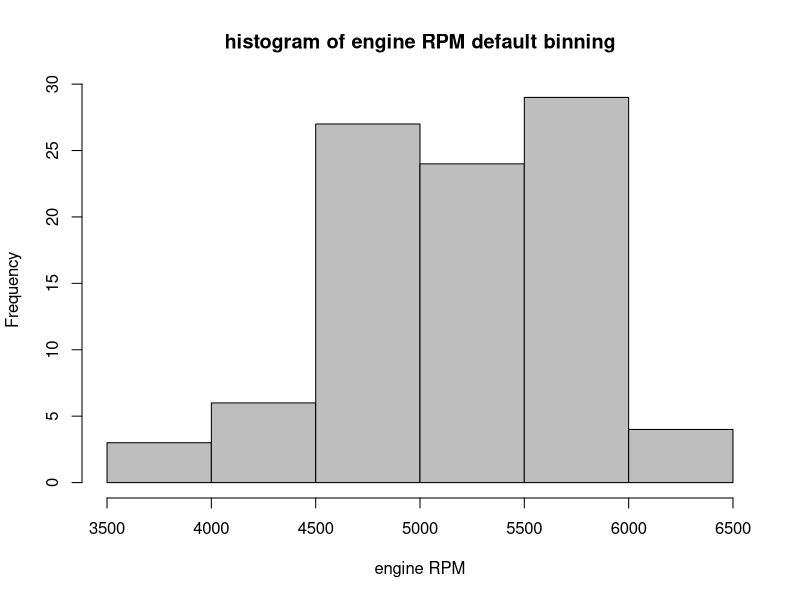
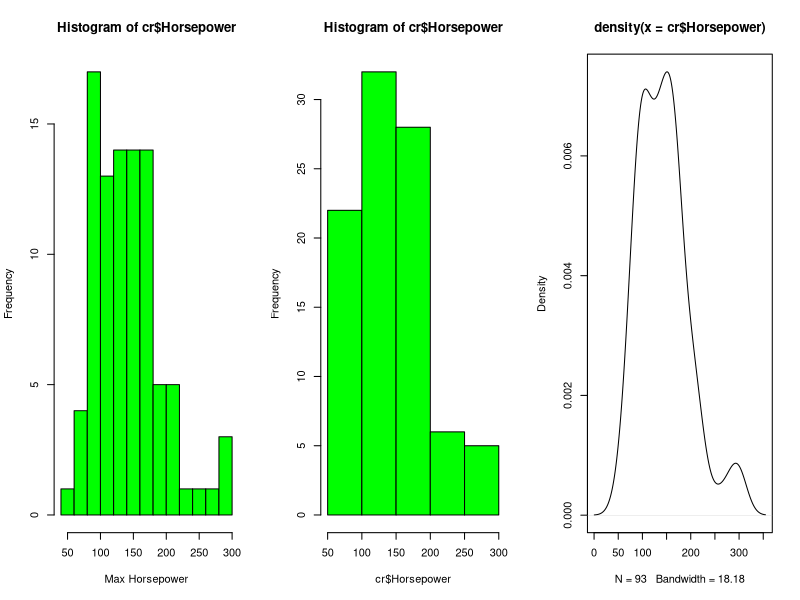
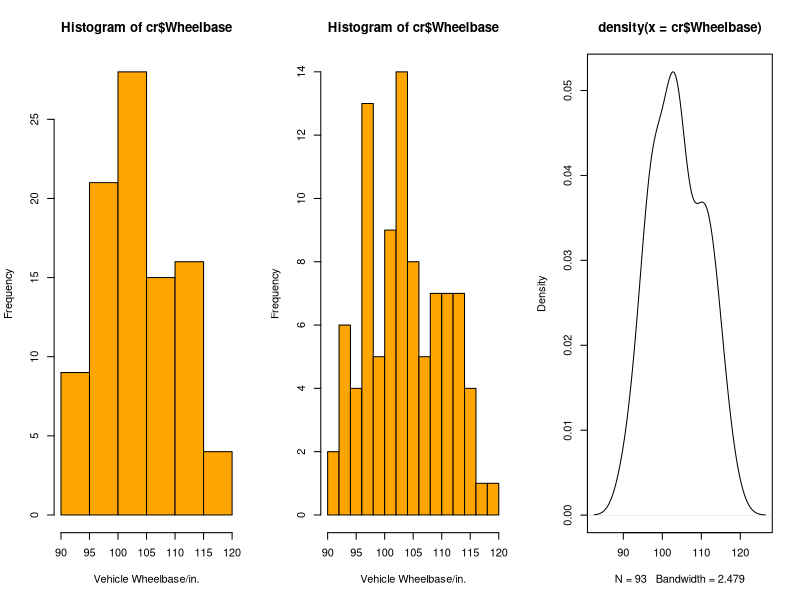
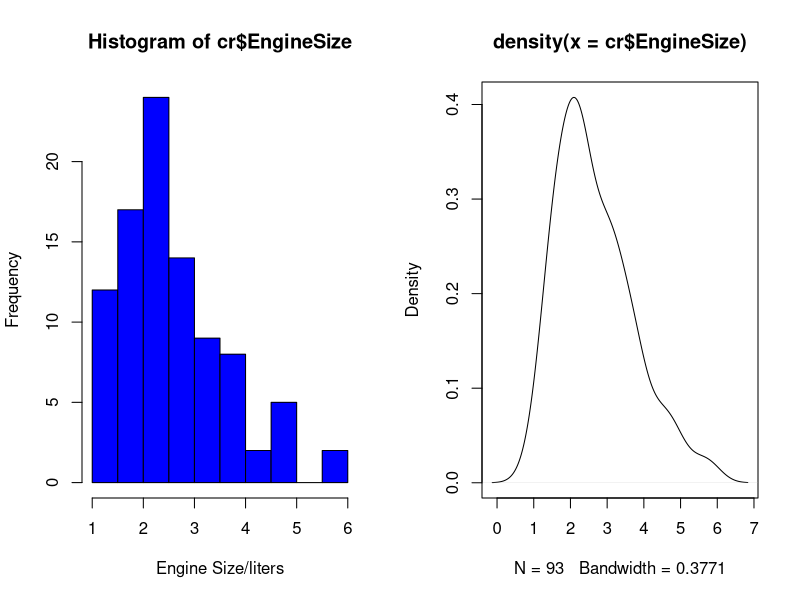
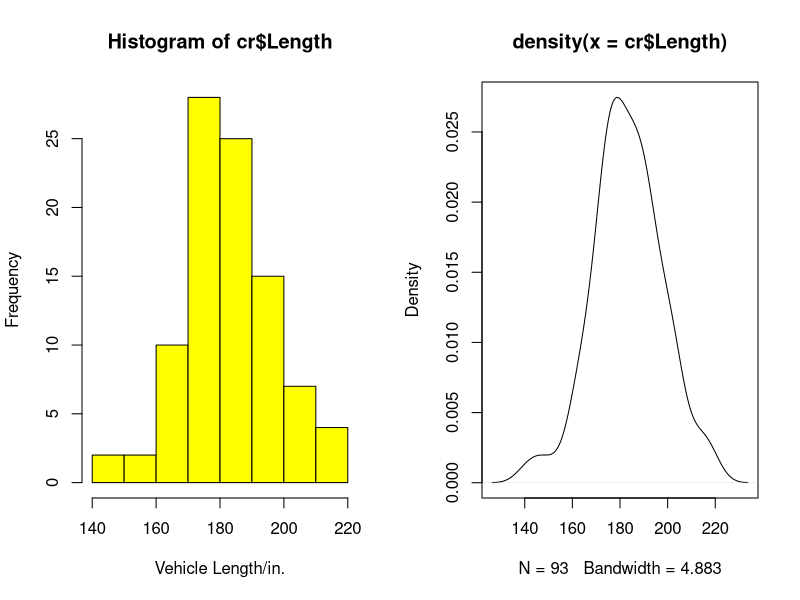
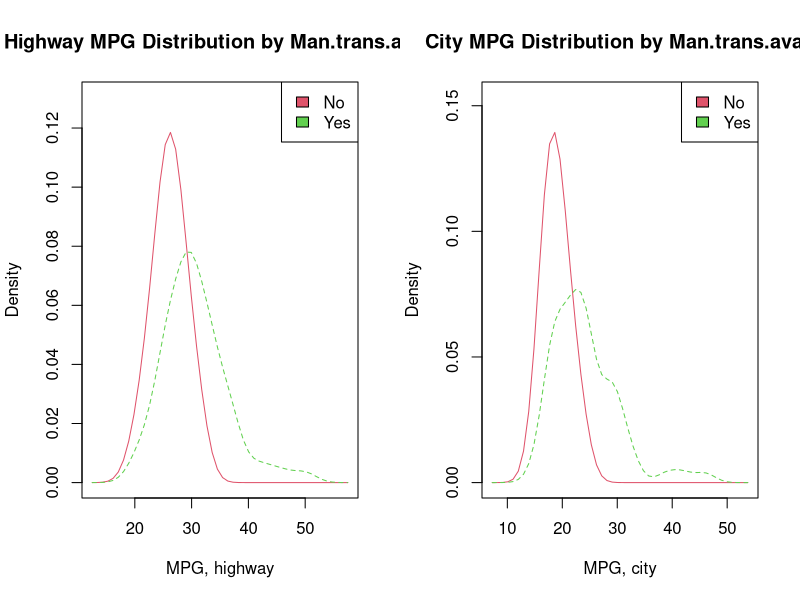
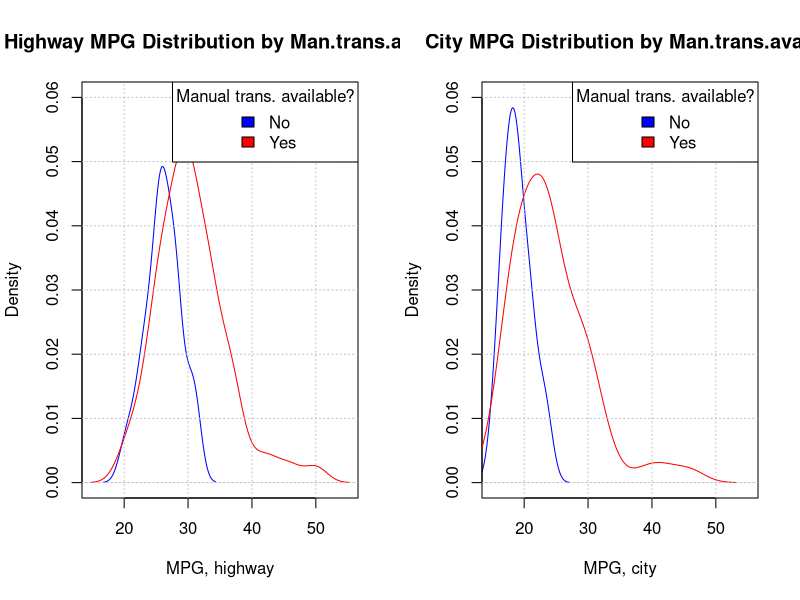

Write the R code that produced these figures, in order.
# histogram-Cars93.R

library(MASS)
cr = Cars93

# ---------------------------------------------------------------
# histogram: how many examples in the dataset fall into each "bin"
#   of a fixed size. This lets us look at the distribution of one
#   variable in the dataset at a time.
#
#   - y axis shows the counts in a given "bin". R does the computation.
#   - x axis must have numeric values. Otherwise you see errors like this:
#       > hist(cr$Origin)
#       Error in hist.default(cr$Origin) : 'x' must be numeric
#     To get numeric values, compute the contingency table.
#
#   - can use R defaults for bin size, which we do here, or specify
#       "breaks" parameter to ask for specific # bins
# ---------------------------------------------------------------

# ---- histograms and RPM data ----

# RPM for the Cars93 dataset (revs per minute at maximum horsepower).

# what can we say about the RPM column in our dataset?
table(cr$RPM)
summary(cr$RPM)

# extract the RPM data into a vector
rpms = cr$RPM
xname="engine RPM"

# default bin algorithm is used in this plot:
hist(rpms, 
     xlab=xname, 
     main=paste("histogram of",xname,"default binning"),
     col="grey")

# ----- Compare histograms to kernel density plots: --------

# Horsepower
# using the "breaks" parameter to ask for an approximate # of bins
par(mfrow=c(1,3)) # put three plots on one "page"
hist(cr$Horsepower, xlab="Max Horsepower", col="green", breaks=15) # col 13; breaks 15 or 18
hist(cr$Horsepower, col="green")
plot(density(cr$Horsepower))

# Wheelbase
par(mfrow=c(1,3))
hist(cr$Wheelbase, xlab="Vehicle Wheelbase/in.", col="orange", breaks=10) # 20; breaks 10 or 12
hist(cr$Wheelbase, xlab="Vehicle Wheelbase/in.", col="orange", breaks=12) # 20; breaks 10 or 12
plot(density(cr$Wheelbase))

# Engine Size (displacement)
par(mfrow=c(1,2))
hist(cr$EngineSize, xlab="Engine Size/liters", col="blue", breaks=15) # col 12; breaks 12
plot(density(cr$EngineSize))

# Vehicle Length
hist(cr$Length, xlab="Vehicle Length/in.", col="yellow", breaks=10) # 19; breaks 10 or 12
plot(density(cr$Length))
par(mfrow=c(1,1)) # restore default: one plot per page


# -------------- comparing groups: kernel density ------------------

# Compare MPG distributions for cars with different numbers of cylinders
library(sm) # need a special library, "Smoothing methods for...density estimation"

par(mfrow=c(1,2))

# ------------------------------

# compare MPGs for different transmissions: kernel density plots

# plot the densities:
sm.density.compare(cr$MPG.highway, as.integer(cr$Man.trans.avail), xlab="MPG, highway")
title(main="Highway MPG Distribution by Man.trans.avail")

# add legend to indicate identities of line colors
cl = levels(factor(cr$Man.trans.avail))
colfill<-c(2:(2+length(cl)))
legend(x="topright", cl, fill=colfill) 

# ---

# Same comparison plot, for city MPG:
# plot the densities:
sm.density.compare(cr$MPG.city, as.integer(cr$Man.trans.avail), xlab="MPG, city")
title(main="City MPG Distribution by Man.trans.avail")

# add legend to indicate identities of line colors
cl = levels(factor(cr$Man.trans.avail))
colfill<-c(2:(2+length(cl)))
legend(x="topright", cl, fill=colfill) 

# ---- without sm library: ---

# note that using density() calls allows us to scale the individual vectors by
# proportion of the dataset (see the weight parameter)

par(mfrow=c(1,2))

# --- highway ---

# x and y limits are found by experimentation:
yl=c(0,0.06)
xl=c(15,55)

# Subset the MPG.highway column on whether the Man.trans is available or not:
manTrans =   cr$MPG.highway[which(cr$Man.trans.avail=="Yes")]
noManTrans = cr$MPG.highway[which(cr$Man.trans.avail=="No")]

# weight each point according to the prevalence of its group in the dataset
lm = length(manTrans)
ln = length(noManTrans)
len = lm+ln

# now plot one subset (no man trans):
plot(density(noManTrans, weights=rep(1/len,ln)),
     col="blue",
     main="Highway MPG Distribution by Man.trans.avail",
     xlab="MPG, highway", 
     ylim=yl,
     xlim=xl)

# do the overplotting with the other subset
lines(density(manTrans, weights=rep(1/len,lm)),
      col="red",
      ylim=yl,
      xlim=xl)

grid(col="grey") # add a grid

# add a legend to identify each line clearly
legend(x="topright",
       title="Manual trans. available?",
       c("No","Yes"),
       fill=c("blue","red"))

# --- city ---

# Subset the MPG.city column on whether the Man.trans is available or not:
manTrans =   cr$MPG.city[which(cr$Man.trans.avail=="Yes")]
noManTrans = cr$MPG.city[which(cr$Man.trans.avail=="No")]

# weight each point according to the prevalence of its group in the dataset
lm = length(manTrans)
ln = length(noManTrans)
len = lm+ln

# now plot one subset (no man trans):
plot(density(noManTrans, weights=rep(1/len,ln)),
     col="blue",
     main="City MPG Distribution by Man.trans.avail",
     xlab="MPG, city", 
     ylim=yl,
     xlim=xl)

# do the overplotting with the other subset
lines(density(manTrans, weights=rep(1/len,lm)),
      col="red",
      ylim=yl,
      xlim=xl)

grid(col="grey") # add a grid

# add a legend to identify each line clearly
legend(x="topright",
       title="Manual trans. available?",
       c("No","Yes"),
       fill=c("blue","red"))

par(mfrow=c(1,1)) # restore default: one plot per page

# ---------- Additional explorations: overplotting kernel density plots ------------
# 
# # with sm package: compare MPGs for different drivetrains: kernel density plots
# 
# par(mfrow=c(1,2))
# 
# # plot the densities:
# sm.density.compare(cr$MPG.highway, as.integer(cr$DriveTrain), xlab="MPG, highway")
# title(main="Highway MPG Distribution by Drivetrain")
# 
# # add legend to indicate identities of line colors
# cl = levels(factor(cr$DriveTrain))
# colfill<-c(2:(2+length(cl)))
# legend(x="topright", cl, fill=colfill) 
# 
# # compare MPGs for drivetrain
# # plot the densities:
# sm.density.compare(cr$MPG.city, as.integer(cr$DriveTrain), xlab="MPG, city")
# title(main="City MPG Distribution by Drivetrain")
# 
# # add legend to indicate identities of line colors
# cl = levels(factor(cr$DriveTrain))
# colfill<-c(2:(2+length(cl)))
# legend(x="topright", cl, fill=colfill) 
# 
# par(mfrow=c(1,1))
# 
# 
# # ---- without sm library: ---
# 
# # use same x and y limits in each plot
# par(mfrow=c(1,2))
# 
# # x and y limits are found by experimentation:
# yl=c(0,0.06)
# xl=c(10,57)
# 
# # Subset the MPG.highway column on whether the Man.trans is available or not:
# fourWD =   cr$MPG.highway[which(cr$DriveTrain=="4WD")]
# front =   cr$MPG.highway[which(cr$DriveTrain=="Front")]
# rear =   cr$MPG.highway[which(cr$DriveTrain=="Rear")]
# 
# # weight each point according to the prevalence of its group in the dataset
# l4 = length(fourWD)
# lf = length(front)
# lr = length(rear)
# len = l4+lf+lr
# 
# # now plot one subset (no man trans):
# plot(density(fourWD, weights=rep(1/len,l4)),
#      col="blue",
#      main="Highway MPG Distribution by Drivetrain",
#      xlab="MPG, highway", 
#      ylim=yl,
#      xlim=xl)
# 
# # do the overplotting with the other subset
# lines(density(front, weights=rep(1/len,lf)),
#       col="red",
#       ylim=yl,
#       xlim=xl)
# 
# # do the overplotting with the other subset
# lines(density(rear, weights=rep(1/len,lr)),
#       col="darkgreen",
#       ylim=yl,
#       xlim=xl)
# 
# grid(col="grey") # add a grid
# 
# # add a legend to identify each line clearly
# legend(x="topright",
#        title="Drivetrain",
#        c("4WD","Front","Rear"),
#        fill=c("blue","red","darkgreen"))
# 
# # --- city ---
# 
# # Subset the MPG.city column on whether the Man.trans is available or not:
# fourWD =   cr$MPG.city[which(cr$DriveTrain=="4WD")]
# front =   cr$MPG.city[which(cr$DriveTrain=="Front")]
# rear =   cr$MPG.city[which(cr$DriveTrain=="Rear")]
# 
# # weight each point according to the prevalence of its group in the dataset
# l4 = length(fourWD)
# lf = length(front)
# lr = length(rear)
# len = l4+lf+lr
# 
# # now plot one subset (no man trans):
# plot(density(fourWD, weights=rep(1/len,l4)),
#      col="blue",
#      main="City MPG Distribution by Drivetrain",
#      xlab="MPG, City", 
#      ylim=yl,
#      xlim=xl)
# 
# # do the overplotting with the other subset
# lines(density(front, weights=rep(1/len,lf)),
#       col="red",
#       ylim=yl,
#       xlim=xl)
# 
# # do the overplotting with the other subset
# lines(density(rear, weights=rep(1/len,lr)),
#       col="darkgreen",
#       ylim=yl,
#       xlim=xl)
# 
# grid(col="grey") # add a grid
# 
# # add a legend to identify each line clearly
# legend(x="topright",
#        title="Drivetrain",
#        c("4WD","Front","Rear"),
#        fill=c("blue","red","darkgreen"))
# 
# par(mfrow=c(1,1))
